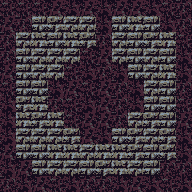

This is a level from a 2D game, rendered from its Tiled map with the project's own tilesets. A one-line summary and the complete map file follow:
An orthogonal 12x12 tile map with 16x16 px tiles, 1 tile layer (tile) and 14 objects.

<map version="1.0" tiledversion="1.1.2" orientation="orthogonal" renderorder="right-down" width="12" height="12" tilewidth="16" tileheight="16" infinite="0" nextobjectid="54">
 <tileset firstgid="1" source="tileset.tsx" />
 <layer name="tile" width="12" height="12">
  <data encoding="csv">
9,9,9,7,8,7,8,7,7,8,9,6,
7,6,5,4,2,2,8,5,3,5,8,6,
6,2,3,5,3,4,6,2,5,4,3,9,
6,5,2,2,2,9,7,2,5,2,5,8,
7,5,2,2,9,8,6,8,5,2,3,8,
9,5,5,8,7,9,7,6,8,2,5,6,
8,4,3,6,9,8,7,6,8,5,5,9,
8,3,4,3,9,7,7,6,2,4,5,7,
8,2,2,2,4,7,8,5,4,2,4,8,
7,5,5,3,3,2,3,3,4,5,4,8,
8,7,5,2,2,5,4,3,2,5,6,6,
6,8,7,9,8,6,6,8,7,8,9,8
</data>
 </layer>
 <objectgroup name="item">
  <object id="52" gid="212" x="128" y="112" width="16" height="16">
   <properties>
    <property name="probability" value="30" />
   </properties>
  </object>
  <object id="53" gid="212" x="80" y="144" width="16" height="16">
   <properties>
    <property name="probability" value="30" />
   </properties>
  </object>
 </objectgroup>
 <objectgroup name="furniture">
  <object id="39" gid="58" x="96" y="32" width="16" height="16" />
  <object id="40" gid="69" x="64" y="80" width="16" height="16" />
  <object id="41" gid="69" x="64" y="128" width="16" height="16" />
  <object id="42" gid="69" x="112" y="80" width="16" height="16" />
  <object id="43" gid="69" x="112" y="128" width="16" height="16" />
  <object id="44" gid="70" x="80" y="144" width="16" height="16" />
  <object id="45" gid="72" x="128" y="112" width="16" height="16" />
  <object id="47" gid="77" x="128" y="96" width="16" height="16" />
  <object id="48" gid="78" x="48" y="112" width="16" height="16" />
  <object id="49" gid="78" x="64" y="96" width="16" height="16" />
  <object id="50" gid="45" x="96" y="144" width="16" height="16" />
  <object id="51" gid="45" x="48" y="96" width="16" height="16" />
 </objectgroup>
 <objectgroup name="description" />
</map>
